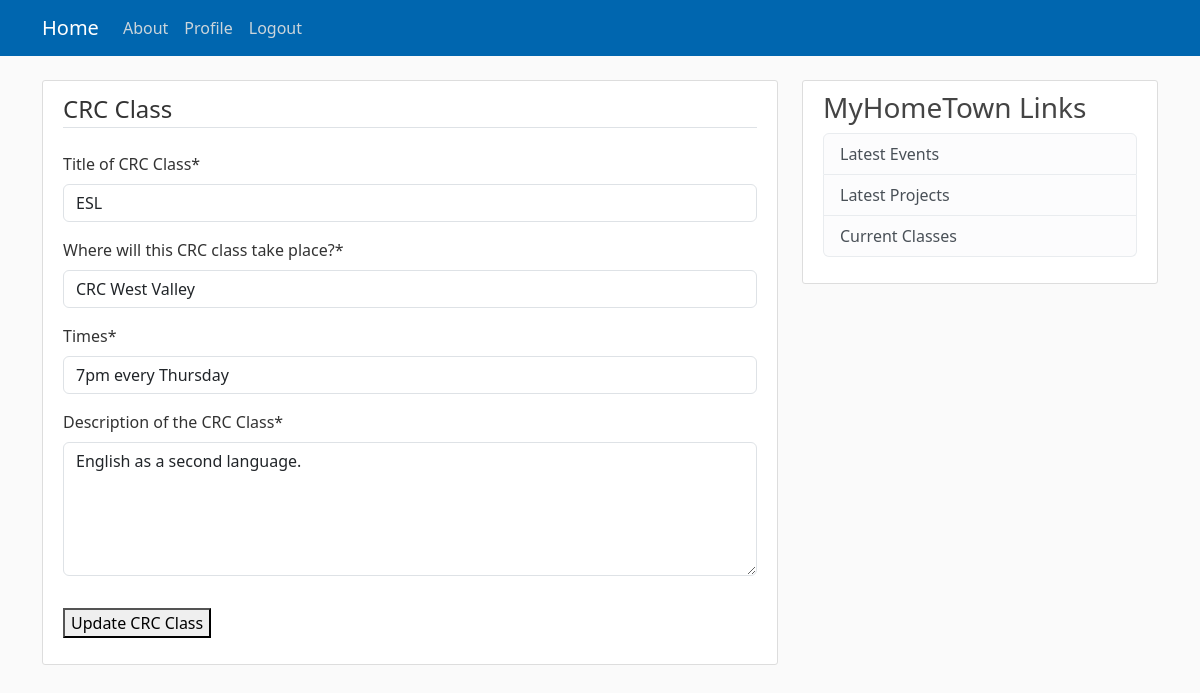
Screenshot of /private/crcclass/1/update (signed in) with the database file from the repository.
### common/models.py (models this page shows, shortened)
class CRCClass(models.Model):
    title = models.CharField(max_length=100)
    location = models.CharField(max_length=255)
    times = models.CharField(max_length=255)
    date_posted = models.DateTimeField(default=timezone.now)
    summary = models.CharField(max_length=255, null=True)
    description = models.CharField(max_length=4096, null=True)
    author = models.ForeignKey(User, on_delete=models.CASCADE)

### private/views.py (the view, shortened to what this page needs)
# urls.py: path('crcclass/<int:pk>/update', CRCClassUpdateView.as_view(), name="crcclass-update"),
class CRCClassUpdateView(LoginRequiredMixin, UserPassesTestMixin, UpdateView):
    model = CRCClass
    form_class = CRCClassForm
    template_name = 'crcclasses/crcclass_update.html'
    context_object_name = 'crcclass'
    def test_func(self):
        event = self.get_object()
        if self.request.user == event.author:
            return True
        return False

### private/forms.py
class CRCClassForm(forms.ModelForm):
    class Meta:
        model = CRCClass
        fields = ['title', 'location', 'times', 'description']
        widgets = {
            "description": forms.Textarea(attrs={"cols": 80, "rows": 5}),
        }
        labels = {
            "title": _("Title of CRC Class"),
            "time": _("Dates and times that CRC class will take place"),
            "location": _("Where will this CRC class take place?"),
            "summary": _("Summary of the CRC Class"),
            "description": _("Description of the CRC Class")
        }

### private/templates/crcclasses/crcclass_update.html (shortened to what this page needs)
{% extends "private/base.html" %}
{% load crispy_forms_tags %}
{% block content %}
    <div class="content-section">
        <form method="POST">
            <fieldset class="form-group">
                <legend class="border-bottom mb-4">CRC Class</legend>
                {{ form|crispy }}
            </fieldset>
            <p>
                <div class="form-group">
                    <button class="btn, btn-outline-info" type="submit">Update CRC Class</button>
                </div>
            </p>
        </form>
    </div>
{% endblock content %}

### private/static/private/main.css (style rules this page uses)
body { background: #fafafa; color: #333333; margin-top: 5rem; }
.content-section { background: #ffffff; padding: 10px 20px; border: 1px solid #dddddd; border-radius: 3px; margin-bottom: 20px; }

### rows the page displays
CRCClass: title "ESL", location "CRC West Valley", times "7pm every Thursday", description "English as a second language."
